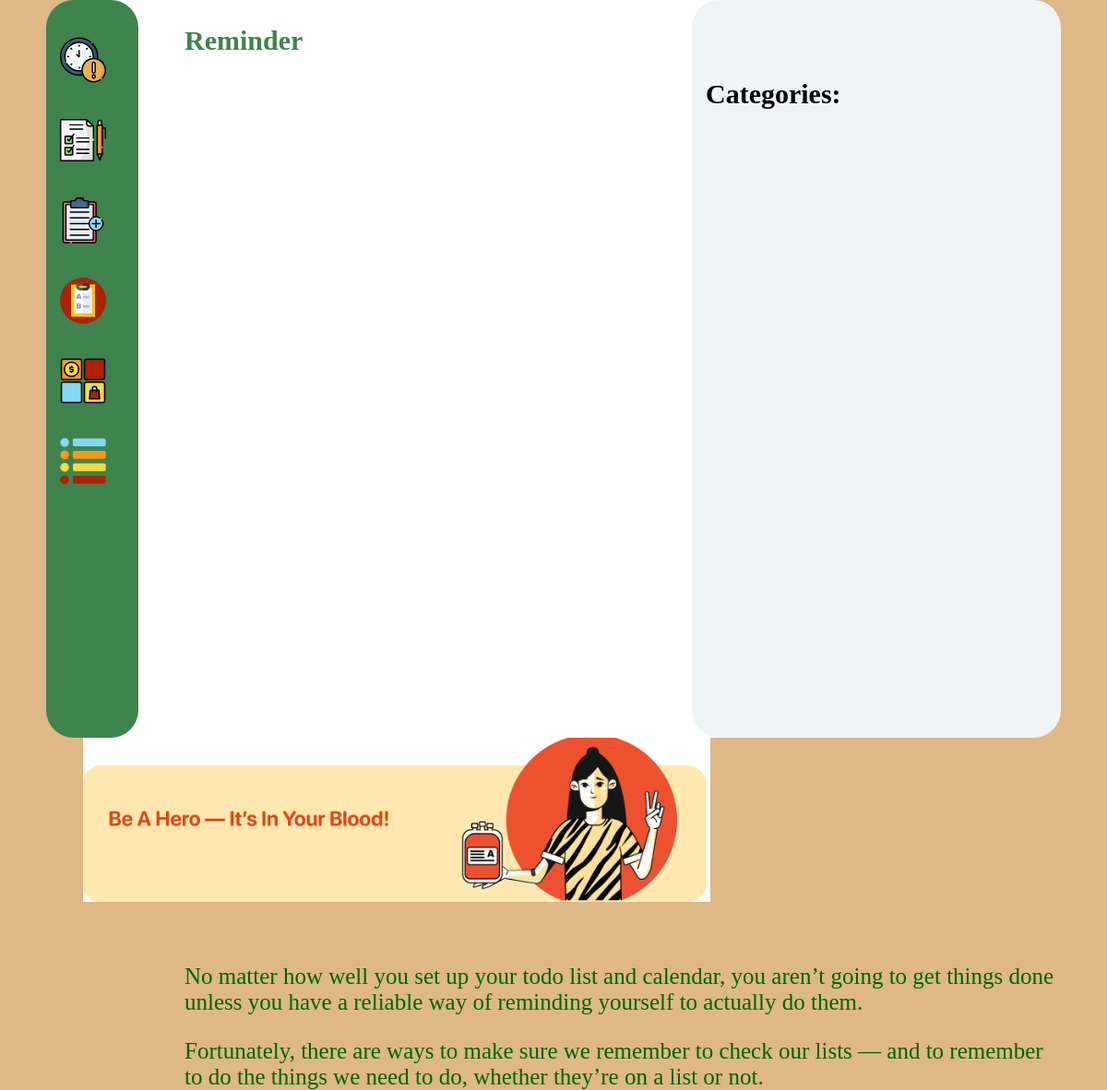
Before: /tasks/category_list/ with the older database file.
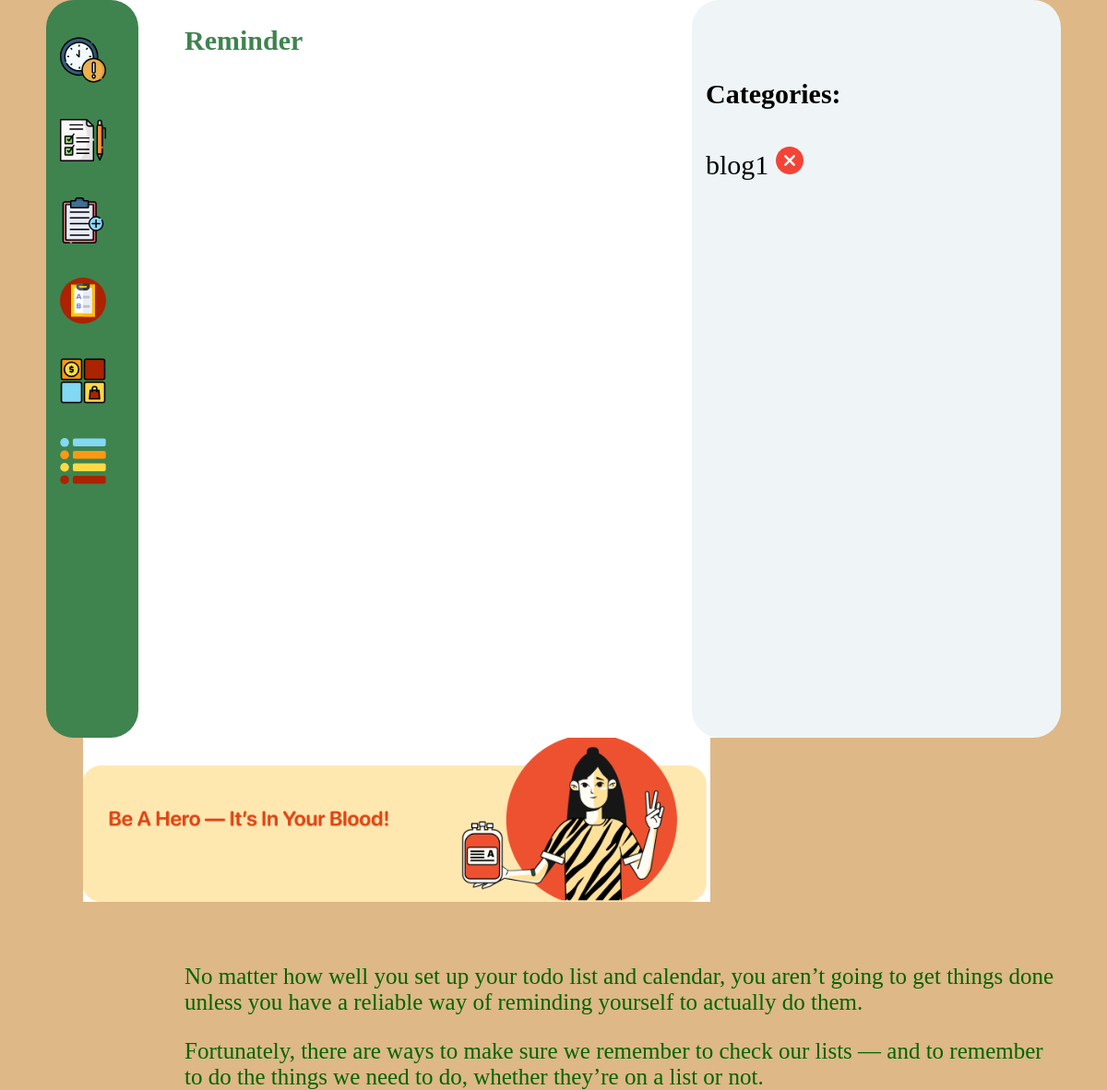
After: the same page with the newer database file.
### apps/todo/models/task.py (models this page shows, shortened)
class Category(models.Model):
    name = models.CharField(max_length=50, unique=True)

### apps/todo/views.py (the view)
# urls.py: path('category_list/', views.CategoryList.as_view(), name='category_list'),
class CategoryList(ListView):
    model = Category
    paginate_by = 6

### apps/todo/templates/todo/category_list.html (shortened to what this page needs)
{% extends 'base.html' %}
{% load static %}
{% block content %}
    <div>
        <ul>
            <h4>Categories:</h4>
            {% for category in object_list %}
                <li>{{ category.name }} <a style='font-size: 20px'
                                           href={% url "category_delete" category.id %}>{% include 'todo/img/remove1.svg' %}</a>
                </li>
            {% endfor %}
            <br>
        </ul>
    </div>
{% endblock %}

Changed rows visible on the page:
added Category: name "blog1"
